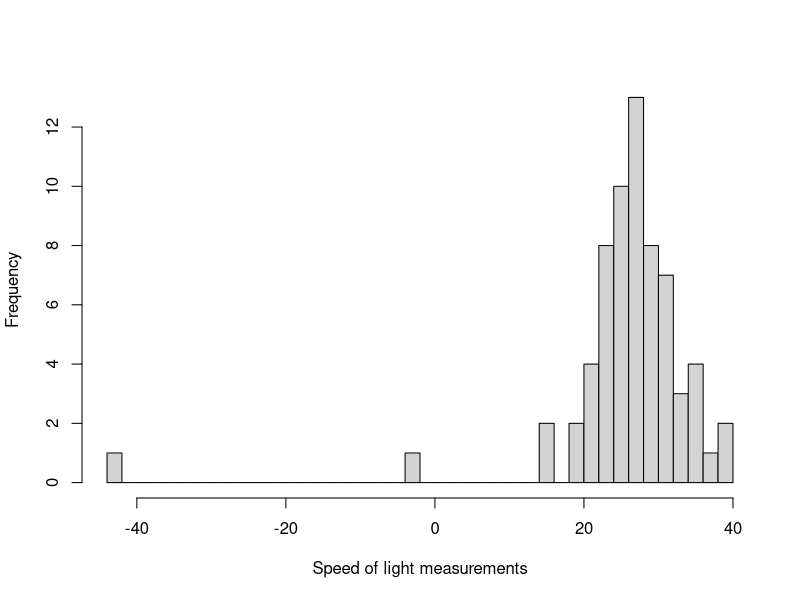
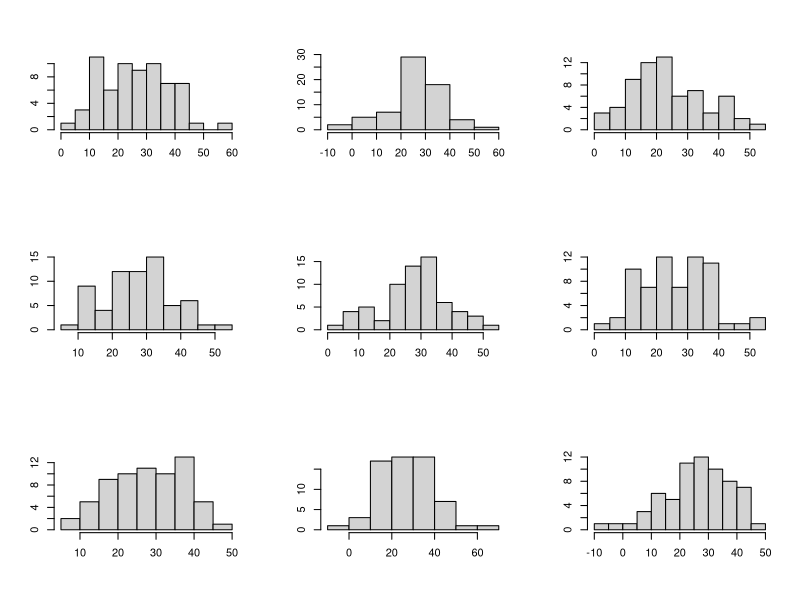
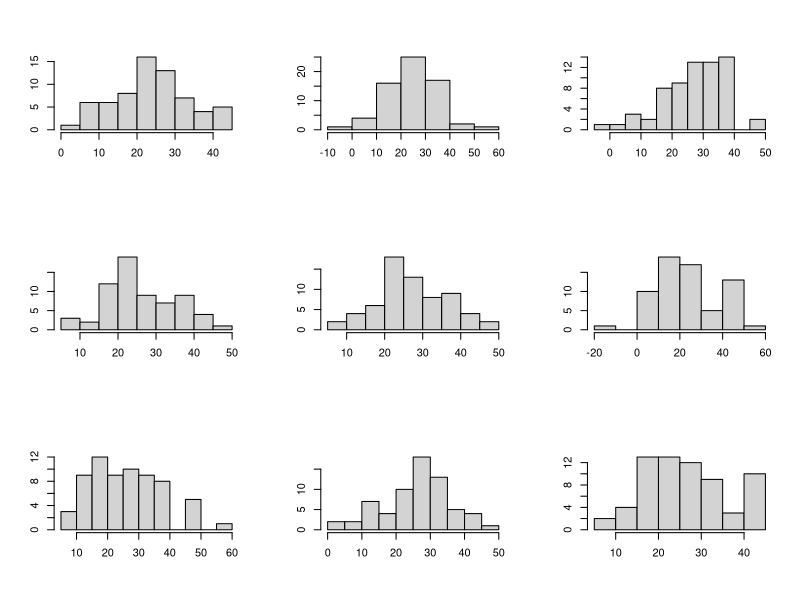
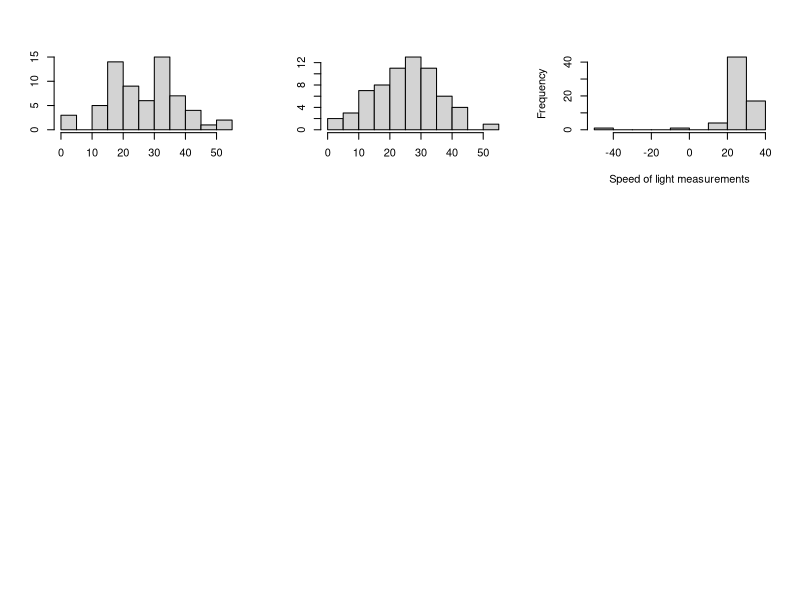
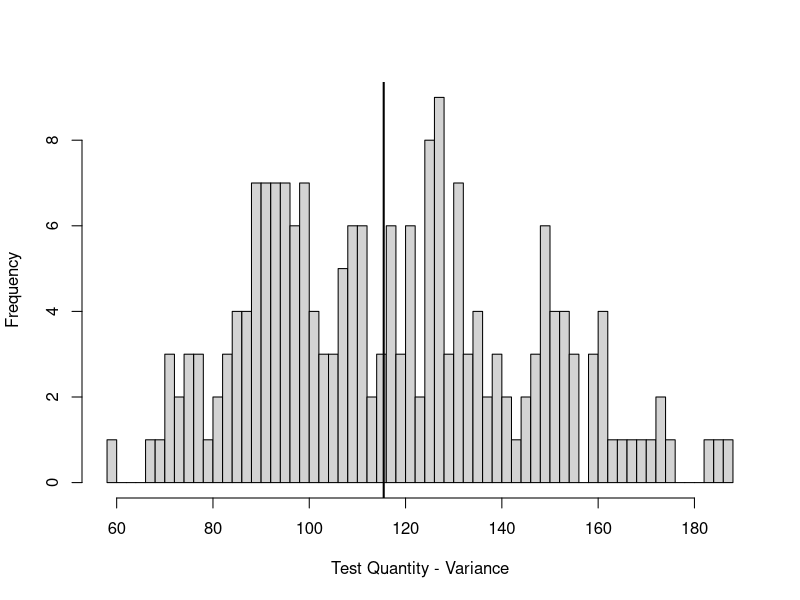
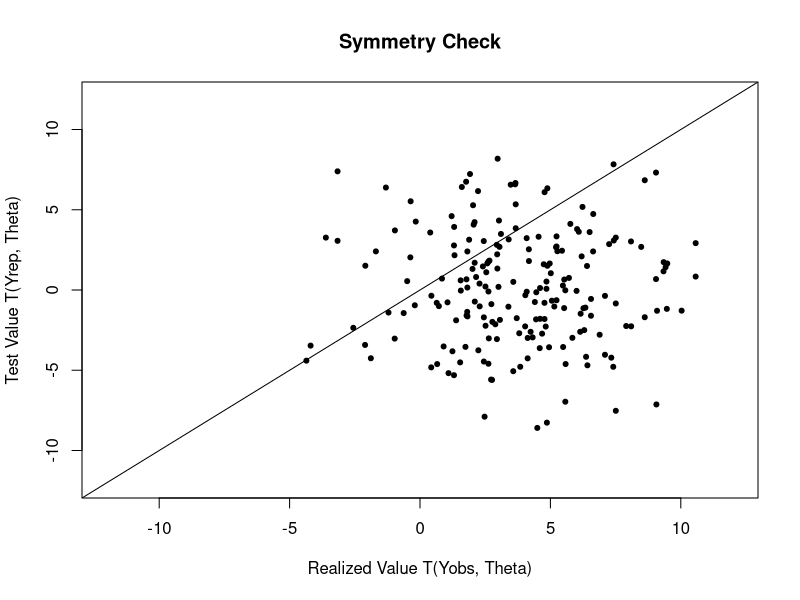

R code for these plots, in order:
# Name: newcombSpeedOfLight.R
# Auth: uhkniazi
# Date: 11/05/2017
# Desc: posterior predictive checks for the model using Newcomb's speed of light data


library(LearnBayes)
## the example is taken from Simon Newcomb's experiment to measure the speed of light
## we follow Gelman [2008] Page 67 for the analysis.

dfData = read.csv('BayesModelChecks/newcombMeasurements.csv', header=T)
str(dfData)

ivTime = dfData$Transformed
summary(ivTime)
sd(ivTime)

## define a log posterior function
lp = function(theta, data){
  # we define the sigma on a log scale as optimizers work better
  # if scale parameters are well behaved
  s = exp(theta[2])
  m = theta[1]
  d = data$vector # observed data vector
  log.lik = sum(dnorm(d, m, s, log=T))
  log.prior = 1
  log.post = log.lik + log.prior
  return(log.post)
}

# sanity check for function
# choose a starting value
start = c('mu'=mean(ivTime), 'sigma'=log(sd(ivTime)))
lData = list('vector'=ivTime)
lp(start, lData)

op = optim(start, lp, control = list(fnscale = -1), data=lData)
op$par
exp(op$par[2])

## try the laplace function from LearnBayes
fit = laplace(lp, start, lData)
fit
se = sqrt(diag(fit$var))
se
fit$mode+1.96*se
fit$mode-1.96*se

## lets take a sample from this
sigSample.op = rnorm(1000, fit$mode['sigma'], se['sigma'])
muSample.op = rnorm(1000, mean(lData$vector), exp(sigSample.op)/sqrt(length(lData$vector)))
# second way of taking the sample
muSample2.op = rnorm(1000, fit$mode['mu'], se['mu'])

#### the posterior interval reported on P 67 Gelman [2008] is
## y ± 1.997s/ 66 = [23.6, 28.8]
## compare with our intervals
fit$mode['mu']-1.96*se['mu']; fit$mode['mu']+1.96*se['mu']
quantile(muSample.op, c(0.025, 0.975))

### if we look at the histogram of the 66 measurements
hist(ivTime, xlab='Speed of light measurements', main='', breaks=50)
## we can see the outlier measurements and the normal model is inappropriate for this problem

########### Model checking
## External validation --> use model to make predictions about future data and collect new data to compare with predictions
## OR use the existing data we have at the moment i.e. recycle

## Which quantities do we wish to compare (defining predictive quantities)
## POSTERIOR PREDICTIVE CHECKING
## observed data should look plausible under the posterior predictive distribution
## Draw simulated values from the joint posterior of Yrep and compare to Yobs and look for systematic differences

## Gelman [2008] P 144 -
## sample 66 values, 20 times, each time drawing a fresh draw of sd and mean from the joint posterior
mDraws = matrix(NA, nrow = 66, ncol=20)

for (i in 1:20){
  p = sample(1:1000, size = 1)
  s = exp(sigSample.op[p])
  m = muSample.op[p]
  mDraws[,i] = rnorm(66, m, s)
}

p.old = par(mfrow=c(3, 3))
garbage = apply(mDraws, 2, function(x) hist(x, main='', xlab='', ylab=''))
hist(ivTime, xlab='Speed of light measurements', main='')

# One way to measure the discrepancy is to
# compare the smallest value in each hypothetical replicated dataset to Newcomb’s
# smallest observation, −44.


## calculate bayesian p-value for this test statistic
getPValue = function(Trep, Tobs){
  left = sum(Trep <= Tobs)/length(Trep)
  right = sum(Trep >= Tobs)/length(Trep)
  return(min(left, right))
}
## define some test quantities to measure the lack of fit
## define a test quantity T(y, theta)
# The procedure for carrying out a posterior predictive model check requires specifying a test
# quantity, T (y) or T (y, θ), and an appropriate predictive distribution for the replications
# y rep [Gelman 2008]
## variance
T1_var = function(Y) return(var(Y))
## is the model adequate except for the extreme tails
T1_symmetry = function(Y, th){
  Yq = quantile(Y, c(0.90, 0.10))
  return(abs(Yq[1]-th) - abs(Yq[2]-th))
} 

## min quantity
T1_min = function(Y){
  return(min(Y))
} 


########## simulate 200 test quantities
mDraws = matrix(NA, nrow = 66, ncol=200)
mThetas = matrix(NA, nrow=200, ncol=2)
colnames(mThetas) = c('mu', 'sd')

for (i in 1:200){
  p = sample(1:1000, size = 1)
  s = exp(sigSample.op[p])
  m = muSample.op[p]
  mDraws[,i] = rnorm(66, m, s)
  mThetas[i,] = c(m, s)
}

### get the test quantity from the test function
t1 = apply(mDraws, 2, T1_var)
par(p.old)
hist(t1, xlab='Test Quantity - Variance', main='', breaks=50)
abline(v = var(lData$vector), lwd=2)
getPValue(t1, var(lData$vector))
# 0.48, the result from Figure 6.4 Gelman [2008]
# The sample variance does not make a good test statistic because it is a sufficient statistic of
# the model and thus, in the absence of an informative prior distribution, the posterior
# distribution will automatically be centered near the observed value. We are not at all
# surprised to find an estimated p-value close to 1/2 . [Gelman 2008]

## test for symmetry
t1 = sapply(seq_along(1:200), function(x) T1_symmetry(mDraws[,x], mThetas[x,'mu']))
t2 = sapply(seq_along(1:200), function(x) T1_symmetry(lData$vector, mThetas[x,'mu']))
plot(t2, t1, xlim=c(-12, 12), ylim=c(-12, 12), pch=20, xlab='Realized Value T(Yobs, Theta)',
     ylab='Test Value T(Yrep, Theta)', main='Symmetry Check')
abline(0,1)
getPValue(t1, t2) # we should see somewhere around 0.2 on repeated simulations
# The estimated p-value is 0.26, implying that any observed asymmetry in the middle of the distribution can easily be
# explained by sampling variation. [Gelman 2008]

## testing for outlier detection i.e. the minimum value show in the histograms earlier
t1 = apply(mDraws, 2, T1_min)
t2 = T1_min(lData$vector)
getPValue(t1, t2)

# Major failures of the model, typically corresponding to extreme tail-area probabilities (less
# than 0.01 or more than 0.99), can be addressed by expanding the model appropriately. [Gelman 2008]
# The relevant goal is not to answer the question, ‘Do the data come from the assumed
# model?’ (to which the answer is almost always no), but to quantify the discrepancies between
# data and model, and assess whether they could have arisen by chance, under the model’s
# own assumptions. [Gelman 2008]
